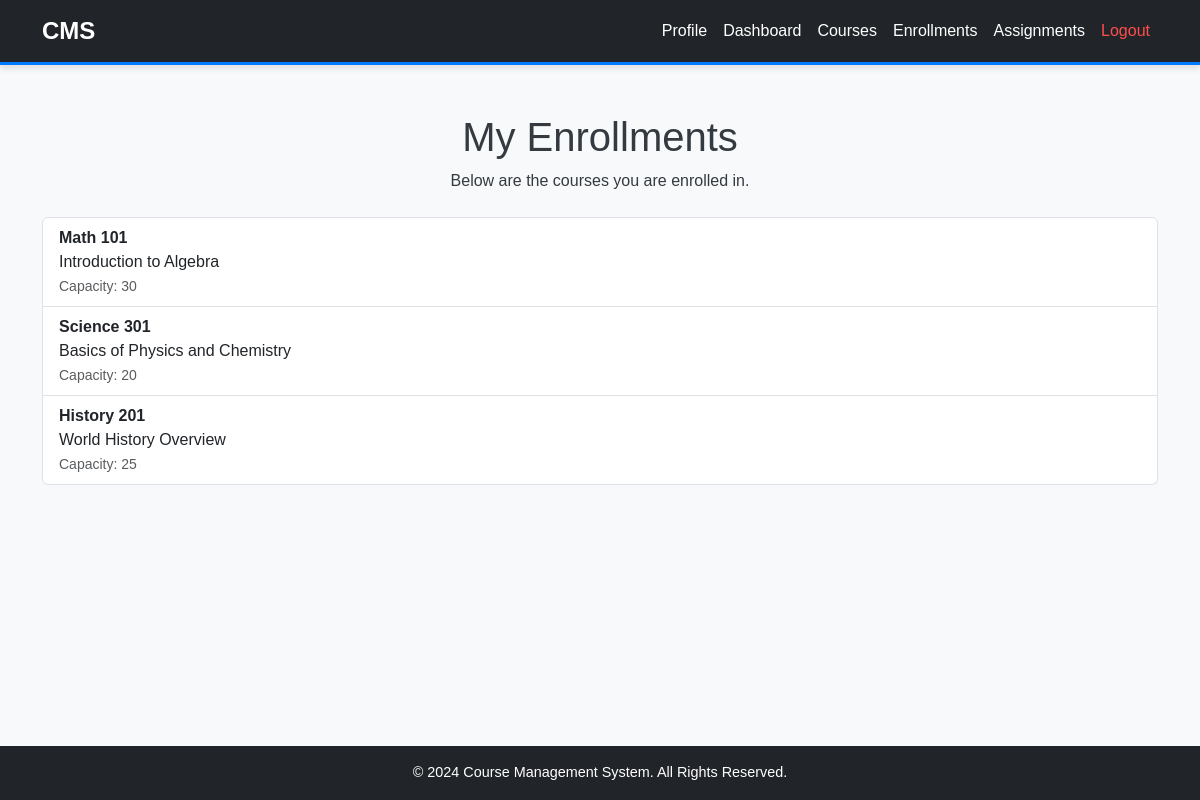
The app's page /pages/enrollments.php (signed in) with its own data.
### tables this page shows
CREATE TABLE `courses` (
  `id` int(11) NOT NULL,
  `name` varchar(255) NOT NULL,
  `description` text DEFAULT NULL,
  `capacity` int(11) NOT NULL DEFAULT 30
);

### pages/enrollments.php (the view, shortened to what this page needs)
<?php
include '../includes/db.php';
$user_id = $_SESSION['user_id'];
$sql = "SELECT c.name, c.description, c.capacity
        FROM courses c
        JOIN enrollments e ON c.id = e.course_id
        WHERE e.user_id = ?";
$stmt = $conn->prepare($sql);
$stmt->bind_param("i", $user_id);
$stmt->execute();
$result = $stmt->get_result();
$courses = $result->fetch_all(MYSQLI_ASSOC);
include '../includes/header.php';
include '../includes/navbar.php';
?>
<!DOCTYPE html>
<html lang="en">
<head>
    <link rel="stylesheet" href="../assets/css/style.css">
</head>
<body>
    <div class="container mt-5">
        <h1 class="text-center">My Enrollments</h1>
        <p class="text-center">Below are the courses you are enrolled in.</p>
        <?php if (!empty($courses)): ?>
            <ul class="list-group mt-4">
                <?php foreach ($courses as $course): ?>
                    <li class="list-group-item">
                        <strong><?php echo htmlspecialchars($course['name']); ?></strong><br>
                        <?php echo htmlspecialchars($course['description']); ?><br>
                        <small class="text-muted">Capacity: <?php echo htmlspecialchars($course['capacity']); ?></small>
                    </li>
                <?php endforeach; ?>
            </ul>
        <?php else: ?>
            <p class="text-muted text-center">You are not enrolled in any courses.</p>
        <?php endif; ?>
    </div>
    <?php include '../includes/footer.php'; ?>
</body>
</html>

### assets/css/style.css (style rules this page uses)
body { background-color: #f8f9fa; font-family: 'Arial', sans-serif; color: #343a40; margin: 0; padding: 0; display: flex; flex-direction: column; min-height: 100vh; }
.mt-4 { margin-top: 1.5rem !important; }

### records on screen
courses: name "Math 101", description "Introduction to Algebra", capacity "30"
courses: name "Science 301", description "Basics of Physics and Chemistry", capacity "20"
courses: name "History 201", description "World History Overview", capacity "25"
